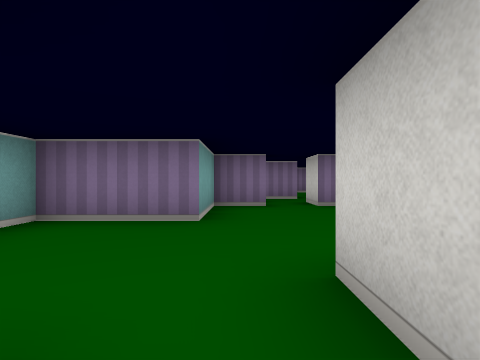
[1] (above)

19 first-person views from a walk through a cub3D ray-caster map. The camera is about half as high as the walls, looks level and sees 80° across. The floor is counted in squares. Each view is taken from the middle of a square. On the plan, view 1 faces up. The plan holds only what a view shows up to about 9 squares ahead; the rest is blank.

[2]
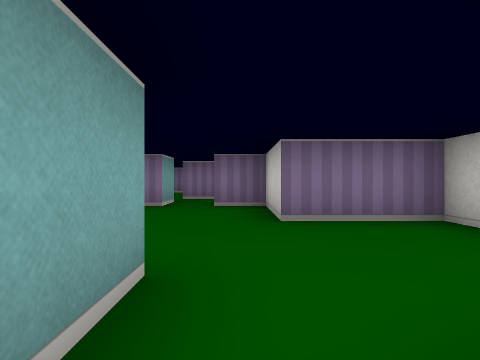

[3]
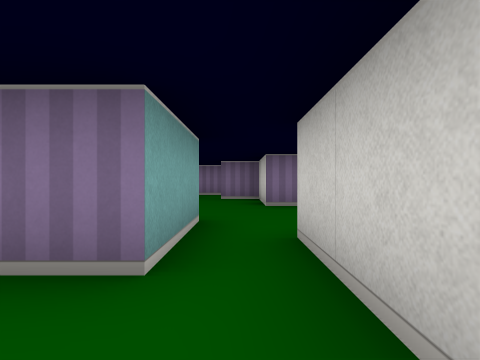

[4]
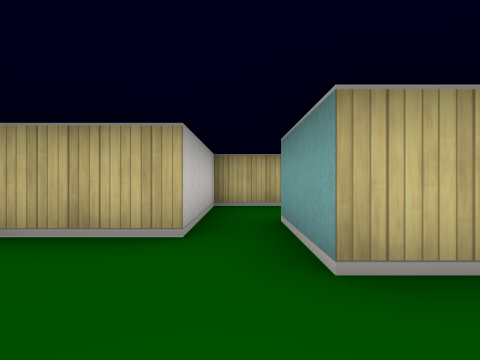

[5]
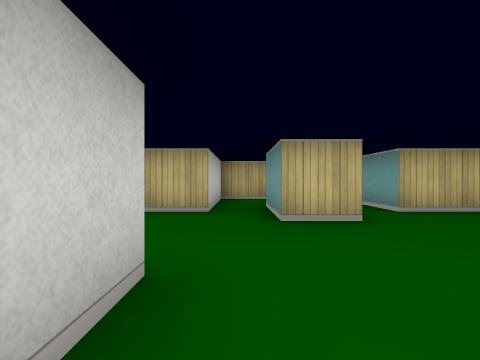

[6]
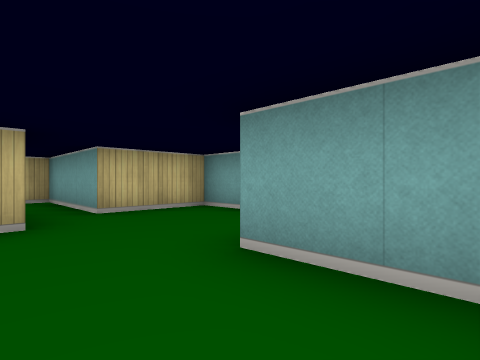

[7]
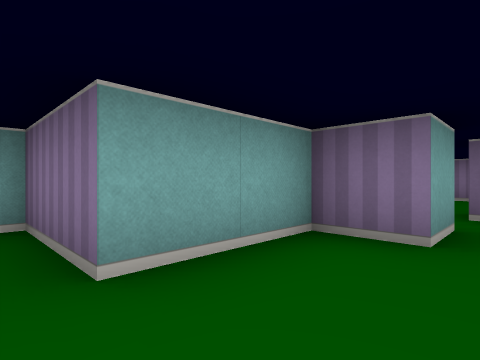

[8]
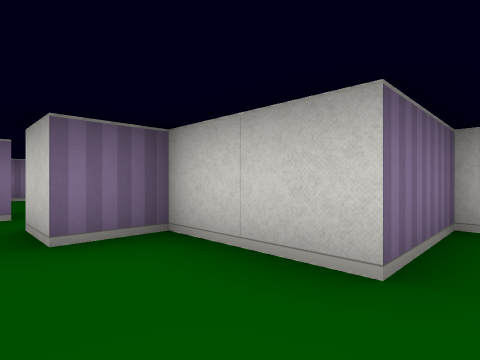

[9]
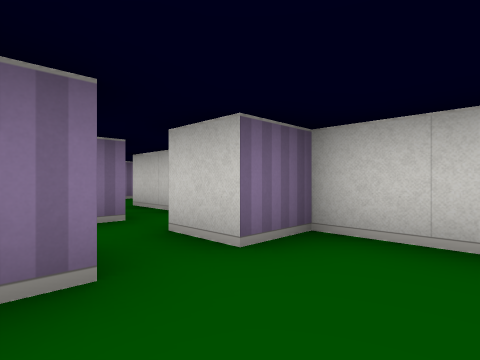

[10]
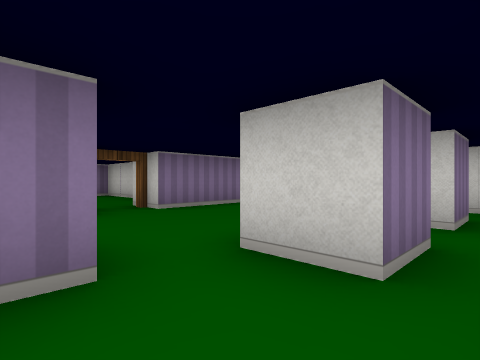

[11]
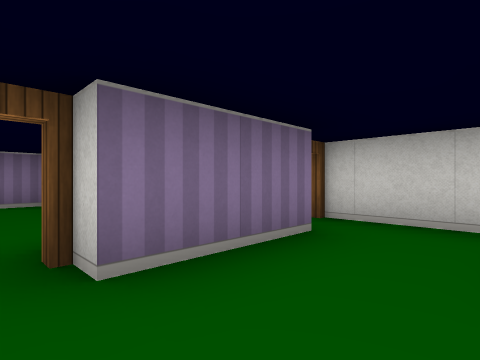

[12]
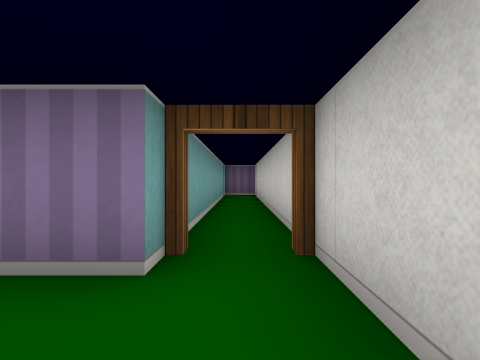

[13]
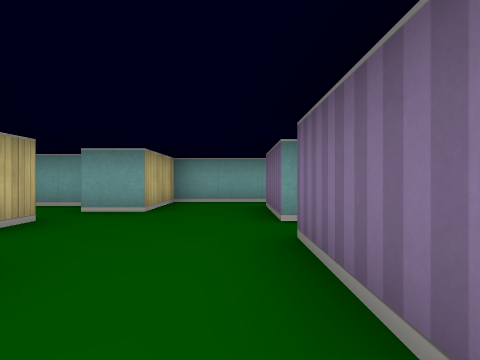

[14]
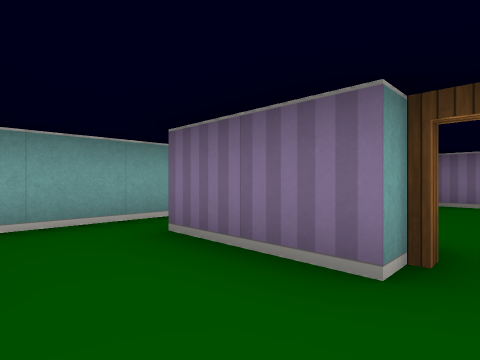

[15]
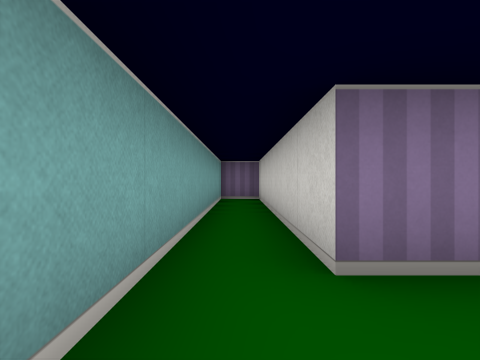

[16]
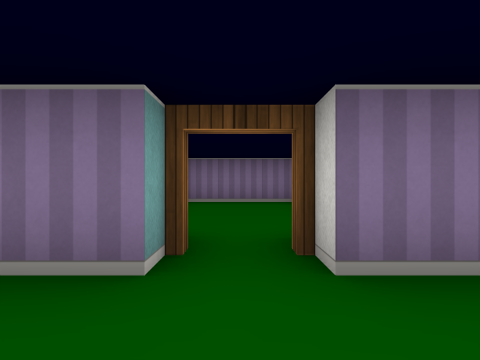

[17]
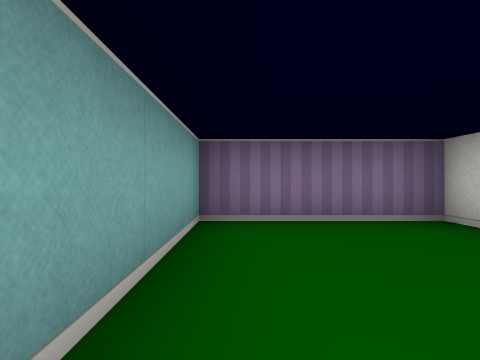

[18]
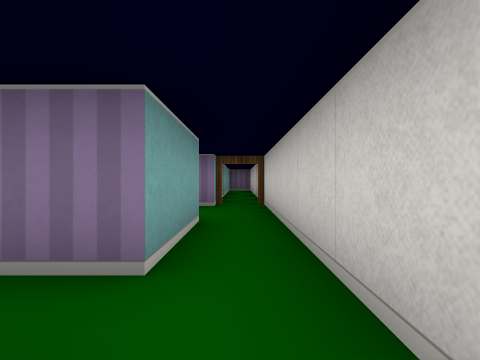

[19]
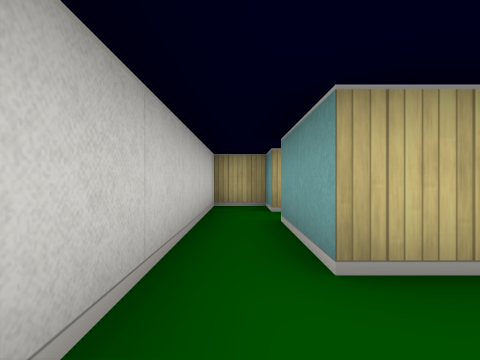

### Floor plan
Ten units are one square. View 1 is at (0, 0); x grows to the right and y downward. Boxes are objects, and circles mark ways between rooms. Rooms are numbered by the first view taken in them; rooms with no view inside come last. Other rooms are left out.
<svg viewBox="-30 -194 80 224">
<path fill="none" stroke="#000" d="M5 -5 5 -15 15 -15 15 5M45 -29 45 -35 25 -35 25 -55 15 -55 15 -65M5 -65 5 -55 -5 -55 -5 -35 -25 -35 -25 -5 -5 -5 -5 5M25 5 25 -5 41 -5M15 25 25 25 25 5M-5 -95 -5 -85M16 -75 5 -75 5 -85 11 -85M5 -115 -5 -115M-15 -80 -15 -70M35 -75 25 -75 25 -95 35 -95M35 -115 15 -115M45 -95 45 -120M-5 -115 -15 -115 -15 -175 -25 -175 -25 -95 -5 -95M25 -146 25 -165 -5 -165 -5 -135M35 -65 35 -55 45 -55 45 -95M35 -95 35 -75M35 -181 35 -115M45 -120 45 -189M-5 5 -5 25 15 25M15 5 6 5"/>
<circle cx="20" cy="0" r="3" fill="#2a7"/>
<circle cx="10" cy="-60" r="3" fill="#2a7"/>
<circle cx="0" cy="0" r="3" fill="#2a7"/>
<circle cx="10" cy="15" r="3" fill="#2a7"/>
<circle cx="30" cy="-105" r="3" fill="#2a7"/>
<circle cx="-10" cy="-105" r="3" fill="#2a7"/>
<circle cx="10" cy="-120" r="3" fill="#2a7"/>
<circle cx="30" cy="-70" r="3" fill="#2a7"/>
<circle cx="40" cy="-85" r="3" fill="#2a7"/>
<circle cx="40" cy="-120" r="3" fill="#2a7"/>
<text x="10" y="-30">1</text>
<text x="20" y="10">2</text>
<text x="10" y="-90">3</text>
<text x="40" y="-110">4</text>
<text x="-20" y="-130">5</text>
<text x="10" y="-150">6</text>
<text x="40" y="-80">7</text>
<text x="40" y="-160">8</text>
<text x="0" y="10">9</text>
</svg>
Room 1 opens to room 2. Room 1 opens to room 3. Room 1 opens to room 9. Room 2 opens to room 9. Room 3 opens to room 4. Room 3 opens to room 5. Room 3 opens to room 6. Room 3 opens to room 7. Room 4 opens to room 7. Room 4 opens to room 8.

Where each view was taken, in squares from view 1:
view 1: 0 up, 0 right, facing up
view 2: 0 up, 2 right, facing up
view 3: 2 down, 2 right, facing up
view 4: 3 up, 2 right, facing down
view 5: 5 up, 2 right, facing down
view 6: 5 up, 1 right, facing down-left
view 7: 3 up, 1 right, facing up-left
view 8: 3 up, 1 right, facing up-right
view 9: 4 up, 0 right, facing up-right
view 10: 7 up, 1 left, facing up-right
view 11: 10 up, 1 right, facing up-right
view 12: 10 up, 4 right, facing up
view 13: 11 up, 4 right, facing left
view 14: 10 up, 1 right, facing up-left
view 15: 10 up, 2 left, facing up
view 16: 10 up, 1 right, facing up
view 17: 13 up, 0 right, facing up
view 18: 6 up, 4 right, facing up
view 19: 11 up, 4 right, facing down
